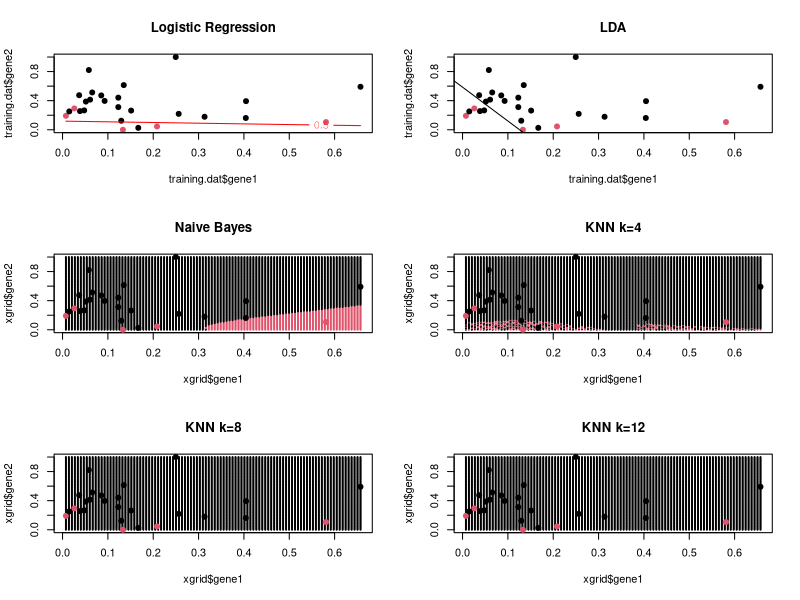

This figure's R source:
# Al Pakrosnis
# Prof. Dale Embers
# STAT 385
# Homework 4

setwd("~/Desktop/stat385/homework4/")
getwd()

chromoX <- read.table(file="ChromoXmicroarray.txt",header=TRUE)

head(chromoX)

BLClabels <- c(rep(1,13),rep(2,14),rep(3,20))
BLClabels

# Q1. Setup
set.seed(2024)
train.set<-sample(c(1:47),27)
test.set <- setdiff(1:47, train.set)

training.dat <- chromoX[train.set,3:49]
test.dat <- chromoX[test.set,3:49]

# Q2. Perform ANOVA to select most relevant genes
anova_test <- function(x, group) {
  x <- as.numeric(x)
  aov_result <- aov(x ~ factor(group))
  return(summary(aov_result)[[1]]["Pr(>F)", 1])
}

pvalues <- apply(t(training.dat), 1, anova_test, group=BLClabels[train.set])
smallpvals <- order(pvalues)[2:3]
features2 <- chromoX[smallpvals, 3:49]

# Normalize selected features
normalization <- function(x) {
  (x - min(x)) / (max(x) - min(x))
}
microdata2 <- apply(features2, 1, normalization)
microdata2 <- data.frame(gene1=microdata2[,1], gene2=microdata2[,2], group=BLClabels)

# Define training and test sets
training.dat <- microdata2[train.set, ]
test.dat <- microdata2[test.set, ]

# Q3. Classification methods
library(MASS)  # LDA
library(e1071) # Naive Bayes
library(class) # KNN

# Logistic Regression
training.dat$group <- as.numeric(training.dat$group == 1)
logit_model <- glm(group ~ ., data=training.dat, family=binomial, control=list(epsilon=1e-8, maxit=50))

# LDA
lda_model <- lda(group ~ ., data=training.dat)

# Naive Bayes
nb_model <- naiveBayes(group ~ ., data=training.dat)

# KNN for k=4, k=8, k=12
knn_pred4 <- knn(train=training.dat[,1:2], test=test.dat[,1:2], cl=training.dat$group, k=4)
knn_pred8 <- knn(train=training.dat[,1:2], test=test.dat[,1:2], cl=training.dat$group, k=8)
knn_pred12 <- knn(train=training.dat[,1:2], test=test.dat[,1:2], cl=training.dat$group, k=12)

# Q4. Plot decision boundaries
par(mfrow=c(3,2))

# Logistic Regression decision boundary
plot(training.dat$gene1, training.dat$gene2, col=training.dat$group + 1, pch=19, main="Logistic Regression")
px1 <- seq(min(training.dat$gene1), max(training.dat$gene1), length=100)
px2 <- seq(min(training.dat$gene2), max(training.dat$gene2), length=100)
xgrid <- expand.grid(gene1=px1, gene2=px2)
xgrid$prob <- predict(logit_model, xgrid, type="response")

# Reshape probability matrix correctly
prob_matrix <- matrix(xgrid$prob, length(px1), length(px2))
contour(px1, px2, prob_matrix, levels=0.5, add=TRUE, col="red")

# LDA boundary
plot(training.dat$gene1, training.dat$gene2, col=training.dat$group + 1, pch=19, main="LDA")
abline(lda_model)

# Naive Bayes boundary
nb_pred_grid <- predict(nb_model, xgrid)
plot(xgrid$gene1, xgrid$gene2, col=as.numeric(nb_pred_grid), pch=20, cex=0.2, main="Naive Bayes")
points(training.dat$gene1, training.dat$gene2, col=training.dat$group + 1, pch=19)

# KNN boundary for k=4
knn_pred_grid4 <- knn(train=training.dat[,1:2], test=as.matrix(xgrid[,1:2]), cl=training.dat$group, k=4)
plot(xgrid$gene1, xgrid$gene2, col=as.numeric(knn_pred_grid4), pch=20, cex=0.2, main="KNN k=4")
points(training.dat$gene1, training.dat$gene2, col=training.dat$group + 1, pch=19)

# KNN boundary for k=8
knn_pred_grid8 <- knn(train=training.dat[,1:2], test=as.matrix(xgrid[,1:2]), cl=training.dat$group, k=8)
plot(xgrid$gene1, xgrid$gene2, col=as.numeric(knn_pred_grid8), pch=20, cex=0.2, main="KNN k=8")
points(training.dat$gene1, training.dat$gene2, col=training.dat$group + 1, pch=19)

# KNN boundary for k=12
knn_pred_grid12 <- knn(train=training.dat[,1:2], test=as.matrix(xgrid[,1:2]), cl=training.dat$group, k=12)
plot(xgrid$gene1, xgrid$gene2, col=as.numeric(knn_pred_grid12), pch=20, cex=0.2, main="KNN k=12")
points(training.dat$gene1, training.dat$gene2, col=training.dat$group + 1, pch=19)

# Q5. Predictions & Performance Evaluation
truth <- test.dat$group

# Logistic Regression Predictions
logit_pred <- predict(logit_model, test.dat, type="response")
logit_pred_class <- ifelse(logit_pred > 0.5, 1, 0)
table(truth, logit_pred_class)
#       logit_pred_class
# truth 0 1
#     1 7 1
#     2 7 0
#     3 4 1

# LDA Predictions
lda_pred <- predict(lda_model, test.dat)$class
table(truth, lda_pred)
#       lda_pred
# truth 0 1
#     1 8 0
#     2 7 0
#     3 5 0

# Naive Bayes Predictions
nb_pred <- predict(nb_model, test.dat)
table(truth, nb_pred)
#       nb_pred
# truth 0 1
#     1 8 0
#     2 6 1
#     3 4 1

# KNN Predictions

# K = 4
table(truth, knn_pred4)
#       knn_pred4
# truth 0 1
#     1 8 0
#     2 7 0
#     3 4 1

# K = 8
table(truth, knn_pred8)
#       knn_pred8
# truth 0 1
#     1 8 0
#     2 7 0
#     3 5 0

# K = 12
table(truth, knn_pred12)
#       knn_pred12
# truth 0 1
#     1 8 0
#     2 7 0
#     3 5 0

# So, based on how these methods performed, they all did a pretty bad job in predicting. Only the logistic regression and the naive bayes did a little bit "less bad"
# than the others. 



